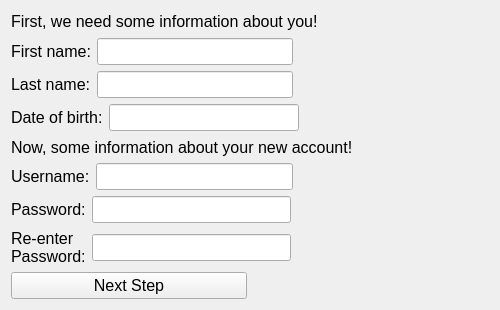
<?xml version="1.0" encoding="UTF-8"?>
<ui version="4.0">
 <class>Form</class>
 <widget class="QWidget" name="Form">
  <property name="geometry">
   <rect>
    <x>0</x>
    <y>0</y>
    <width>500</width>
    <height>310</height>
   </rect>
  </property>
  <property name="font">
   <font>
    <pointsize>12</pointsize>
   </font>
  </property>
  <property name="windowTitle">
   <string>Form</string>
  </property>
  <layout class="QGridLayout" name="gridLayout">
   <item row="0" column="0">
    <widget class="QLabel" name="label">
     <property name="sizePolicy">
      <sizepolicy hsizetype="Preferred" vsizetype="Preferred">
       <horstretch>0</horstretch>
       <verstretch>0</verstretch>
      </sizepolicy>
     </property>
     <property name="text">
      <string>First, we need some information about you!</string>
     </property>
    </widget>
   </item>
   <item row="1" column="0">
    <layout class="QHBoxLayout" name="horizontalLayout">
     <item>
      <widget class="QLabel" name="label_2">
       <property name="text">
        <string>First name:</string>
       </property>
      </widget>
     </item>
     <item>
      <widget class="QLineEdit" name="le_first_name"/>
     </item>
     <item>
      <spacer name="horizontalSpacer">
       <property name="orientation">
        <enum>Qt::Horizontal</enum>
       </property>
       <property name="sizeHint" stdset="0">
        <size>
         <width>40</width>
         <height>20</height>
        </size>
       </property>
      </spacer>
     </item>
    </layout>
   </item>
   <item row="2" column="0">
    <layout class="QHBoxLayout" name="horizontalLayout_2">
     <item>
      <widget class="QLabel" name="label_3">
       <property name="text">
        <string>Last name:</string>
       </property>
      </widget>
     </item>
     <item>
      <widget class="QLineEdit" name="le_last_name"/>
     </item>
     <item>
      <spacer name="horizontalSpacer_2">
       <property name="orientation">
        <enum>Qt::Horizontal</enum>
       </property>
       <property name="sizeHint" stdset="0">
        <size>
         <width>40</width>
         <height>20</height>
        </size>
       </property>
      </spacer>
     </item>
    </layout>
   </item>
   <item row="3" column="0">
    <layout class="QHBoxLayout" name="horizontalLayout_3">
     <item>
      <widget class="QLabel" name="label_4">
       <property name="text">
        <string>Date of birth:</string>
       </property>
      </widget>
     </item>
     <item>
      <widget class="QLineEdit" name="le_dob"/>
     </item>
     <item>
      <spacer name="horizontalSpacer_3">
       <property name="orientation">
        <enum>Qt::Horizontal</enum>
       </property>
       <property name="sizeHint" stdset="0">
        <size>
         <width>40</width>
         <height>20</height>
        </size>
       </property>
      </spacer>
     </item>
    </layout>
   </item>
   <item row="4" column="0">
    <widget class="QLabel" name="label_5">
     <property name="text">
      <string>Now, some information about your new account!</string>
     </property>
    </widget>
   </item>
   <item row="5" column="0">
    <layout class="QHBoxLayout" name="horizontalLayout_4">
     <item>
      <widget class="QLabel" name="label_6">
       <property name="text">
        <string>Username:</string>
       </property>
      </widget>
     </item>
     <item>
      <widget class="QLineEdit" name="le_username"/>
     </item>
     <item>
      <spacer name="horizontalSpacer_4">
       <property name="orientation">
        <enum>Qt::Horizontal</enum>
       </property>
       <property name="sizeHint" stdset="0">
        <size>
         <width>40</width>
         <height>20</height>
        </size>
       </property>
      </spacer>
     </item>
    </layout>
   </item>
   <item row="6" column="0">
    <layout class="QHBoxLayout" name="horizontalLayout_5">
     <item>
      <widget class="QLabel" name="label_7">
       <property name="text">
        <string>Password:</string>
       </property>
      </widget>
     </item>
     <item>
      <widget class="QLineEdit" name="le_password_one"/>
     </item>
     <item>
      <spacer name="horizontalSpacer_5">
       <property name="orientation">
        <enum>Qt::Horizontal</enum>
       </property>
       <property name="sizeHint" stdset="0">
        <size>
         <width>40</width>
         <height>20</height>
        </size>
       </property>
      </spacer>
     </item>
    </layout>
   </item>
   <item row="7" column="0">
    <layout class="QHBoxLayout" name="horizontalLayout_6">
     <item>
      <widget class="QLabel" name="label_8">
       <property name="text">
        <string>Re-enter 
Password:</string>
       </property>
      </widget>
     </item>
     <item>
      <widget class="QLineEdit" name="le_password_two"/>
     </item>
     <item>
      <spacer name="horizontalSpacer_6">
       <property name="orientation">
        <enum>Qt::Horizontal</enum>
       </property>
       <property name="sizeHint" stdset="0">
        <size>
         <width>40</width>
         <height>20</height>
        </size>
       </property>
      </spacer>
     </item>
    </layout>
   </item>
   <item row="8" column="0">
    <layout class="QHBoxLayout" name="horizontalLayout_7">
     <item>
      <widget class="QPushButton" name="btn_next_step">
       <property name="text">
        <string>Next Step</string>
       </property>
      </widget>
     </item>
     <item>
      <widget class="QLabel" name="label_username_invalid">
       <property name="text">
        <string/>
       </property>
      </widget>
     </item>
    </layout>
   </item>
  </layout>
 </widget>
 <resources/>
 <connections/>
</ui>
